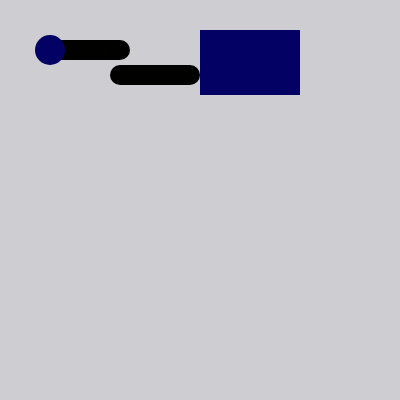
Frame 1 (no input)
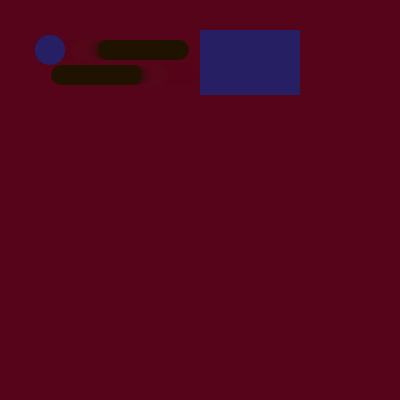
Frame 60 (no input)
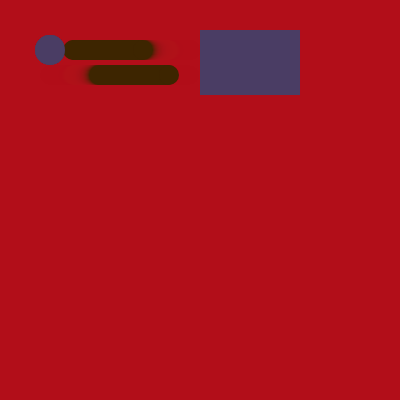
Frame 120 (the mouse pressed at the canvas centre since frame 60)

The p5.js sketch that drew these frames (run headless with seeded random() and noise() and a simulated clock; from frame 60 on, the mouse is pressed at the canvas centre):

// p5.js sketch
// ── sketch.js
let r = 1;
let g = 1;
let r_pace = 0.5;
let g_pace = 0.3;
let x1 = 50;
let x2 = 120;
let y1 = 50;
let y2= 75;
let xpc = 1;
let rectx = 200;
let rectmove = 1;
let clx;
let cly= 50;
let pcy = 10;
let a;
let k;
let ismoving = false;
function setup() {
  createCanvas(400, 400);
}

function draw() {
  background(3*r,g / 2, 30, 50);
  noStroke();
  fill(r, g, 0);
  r += r_pace;
  g += g_pace;
  if (r > 250 || r < 0){
    r_pace = -r_pace;
  }
  if(g > 250|| g < 0){
    g_pace = -g_pace;
  }
  circle(x1, y1, 20)
  rect(x1,y1-10, 70, 20)
  circle(x1+70, y1, 20)
  x1 += xpc
  if(x1 < 50 || x1 > 120){
    xpc = -xpc
  }
  circle(x2, y2, 20)
  rect(x2, y2-10, 70, 20)
  circle(x2+70, y2, 20)
  x2 -=xpc
  
  fill(g*2,r,100)
  rect(rectx, 30, 100,65)
  if(x1 == 120 || x2 == 120){
    rectx += rectmove * 2
    rectmove = - rectmove
    rectx += rectmove 
    k = 1
  }else{
    k += 1
  }
  //console.log(abs(x2-rectx));
  if(abs(x2+70-rectx) < 10){
    ismoving = true; 
  }
  
  // }else if(cly > height){
  //     ismoving = false;  
  //   cly = 50
  //   }
  //if(k > 0 & k < 80){
  if(ismoving){
    clx = 250 + sin(frameCount / 10) * 30;
    cly = cly + 3;
    if (cly > height + 10){
      cly = 50
  }
  }else{
    clx = 50;
  }
  circle(clx, cly, 30)
}
